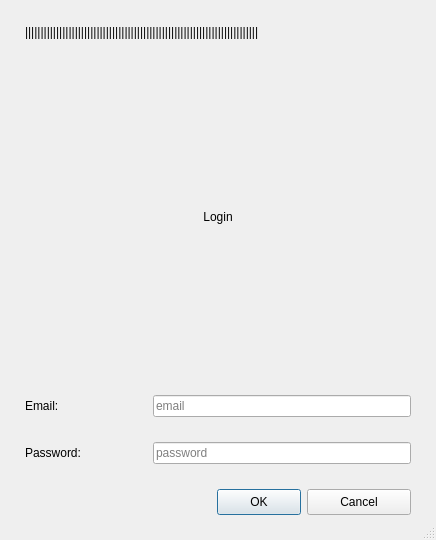
<?xml version="1.0" encoding="UTF-8"?>
<ui version="4.0">
 <class>Login</class>
 <widget class="QDialog" name="Login">
  <property name="geometry">
   <rect>
    <x>0</x>
    <y>0</y>
    <width>436</width>
    <height>540</height>
   </rect>
  </property>
  <property name="minimumSize">
   <size>
    <width>436</width>
    <height>540</height>
   </size>
  </property>
  <property name="maximumSize">
   <size>
    <width>725</width>
    <height>540</height>
   </size>
  </property>
  <property name="windowTitle">
   <string>Dialog</string>
  </property>
  <property name="sizeGripEnabled">
   <bool>true</bool>
  </property>
  <property name="modal">
   <bool>true</bool>
  </property>
  <layout class="QVBoxLayout" name="verticalLayout" stretch="0,1,1,1,0">
   <property name="spacing">
    <number>25</number>
   </property>
   <property name="leftMargin">
    <number>25</number>
   </property>
   <property name="topMargin">
    <number>25</number>
   </property>
   <property name="rightMargin">
    <number>25</number>
   </property>
   <property name="bottomMargin">
    <number>25</number>
   </property>
   <item>
    <widget class="QLabel" name="label">
     <property name="styleSheet">
      <string notr="true">font: 75 14pt &quot;MS Shell Dlg 2&quot;;</string>
     </property>
     <property name="text">
      <string>|||||||||||||||||||||||||||||||||||||||||||||||||||||||||||||||||||||||||||</string>
     </property>
    </widget>
   </item>
   <item>
    <widget class="QLabel" name="label_2">
     <property name="styleSheet">
      <string notr="true">font: 75 24pt &quot;MS Shell Dlg 2&quot;;</string>
     </property>
     <property name="text">
      <string>Login</string>
     </property>
     <property name="alignment">
      <set>Qt::AlignCenter</set>
     </property>
    </widget>
   </item>
   <item>
    <layout class="QHBoxLayout" name="horizontalLayout" stretch="2,5">
     <item>
      <widget class="QLabel" name="label_3">
       <property name="styleSheet">
        <string notr="true">font: 14pt &quot;MS Shell Dlg 2&quot;;</string>
       </property>
       <property name="text">
        <string>Email:</string>
       </property>
      </widget>
     </item>
     <item>
      <widget class="QLineEdit" name="lineEdit">
       <property name="styleSheet">
        <string notr="true">font: 14pt &quot;MS Shell Dlg 2&quot;;</string>
       </property>
       <property name="placeholderText">
        <string>email</string>
       </property>
      </widget>
     </item>
    </layout>
   </item>
   <item>
    <layout class="QHBoxLayout" name="horizontalLayout_2" stretch="2,5">
     <item>
      <widget class="QLabel" name="label_4">
       <property name="styleSheet">
        <string notr="true">font: 14pt &quot;MS Shell Dlg 2&quot;;</string>
       </property>
       <property name="text">
        <string>Password:</string>
       </property>
      </widget>
     </item>
     <item>
      <widget class="QLineEdit" name="lineEdit_2">
       <property name="styleSheet">
        <string notr="true">font: 14pt &quot;MS Shell Dlg 2&quot;;</string>
       </property>
       <property name="echoMode">
        <enum>QLineEdit::Password</enum>
       </property>
       <property name="placeholderText">
        <string>password</string>
       </property>
      </widget>
     </item>
    </layout>
   </item>
   <item>
    <widget class="QDialogButtonBox" name="buttonBox">
     <property name="styleSheet">
      <string notr="true">font: 14pt &quot;MS Shell Dlg 2&quot;;
padding:5px 32px;
</string>
     </property>
     <property name="orientation">
      <enum>Qt::Horizontal</enum>
     </property>
     <property name="standardButtons">
      <set>QDialogButtonBox::Cancel|QDialogButtonBox::Ok</set>
     </property>
    </widget>
   </item>
  </layout>
 </widget>
 <resources/>
 <connections>
  <connection>
   <sender>buttonBox</sender>
   <signal>accepted()</signal>
   <receiver>Login</receiver>
   <slot>accept()</slot>
   <hints>
    <hint type="sourcelabel">
     <x>248</x>
     <y>254</y>
    </hint>
    <hint type="destinationlabel">
     <x>157</x>
     <y>274</y>
    </hint>
   </hints>
  </connection>
  <connection>
   <sender>buttonBox</sender>
   <signal>rejected()</signal>
   <receiver>Login</receiver>
   <slot>reject()</slot>
   <hints>
    <hint type="sourcelabel">
     <x>316</x>
     <y>260</y>
    </hint>
    <hint type="destinationlabel">
     <x>286</x>
     <y>274</y>
    </hint>
   </hints>
  </connection>
 </connections>
</ui>
